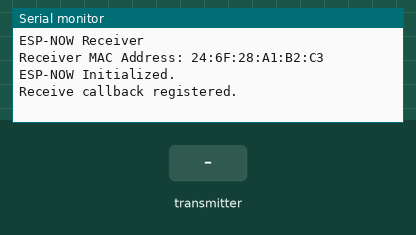
This sketch was run on a simulated ESP32. Parts: the last lines printed to the serial monitor. The test bench sets the inputs (shaded band).

Above: at 1.2 s.
1.3 s: the transmitter starts sending number = 0
At 1.61 s:
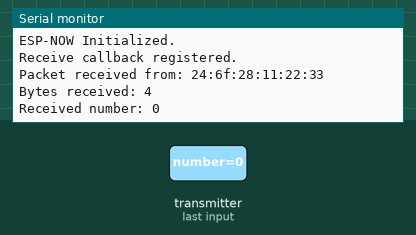
2.8 s: the transmitter starts sending number = 1024
At 3.11 s:
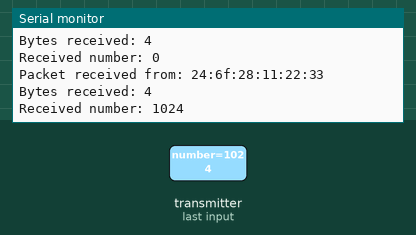

The sketch:

esp-receiver.ino
```cpp
// #include <WiFi.h>

// void setup(){
//   Serial.begin(115200);
//   WiFi.mode(WIFI_STA); // 设置为Station模式以获取MAC地址
//   Serial.println("ESP32 Board MAC Address: ");
//   Serial.println(WiFi.macAddress());
// }

// void loop(){
//   // 不需要循环执行
// }


#include <esp_now.h>
#include <WiFi.h>

// 定义接收数据结构，必须与发送方匹配
typedef struct struct_message {
  int number;
} struct_message;

// 创建一个数据结构变量来存储接收到的数据
struct_message myData;

// ======== 修正后的接收回调函数 ========
// 注意参数列表的变化：第一个参数是 const esp_now_recv_info * info
void OnDataRecv(const esp_now_recv_info * info, const uint8_t *incomingData, int len) {
  // 从 info 结构体中获取发送方的 MAC 地址
  Serial.print("Packet received from: ");
  char macStr[18];
  snprintf(macStr, sizeof(macStr), "%02x:%02x:%02x:%02x:%02x:%02x",
           info->src_addr[0], info->src_addr[1], info->src_addr[2],
           info->src_addr[3], info->src_addr[4], info->src_addr[5]);
  Serial.println(macStr);

  // 检查数据长度是否与预期结构体大小一致
  if (len == sizeof(myData)) {
    memcpy(&myData, incomingData, sizeof(myData)); // 复制接收到的数据
    Serial.print("Bytes received: ");
    Serial.println(len);
    Serial.print("Received number: ");
    Serial.println(myData.number); // 打印接收到的数字
    Serial.println();
  } else {
    Serial.print("Received data of unexpected length: ");
    Serial.println(len);
  }
}

void setup() {
  // 初始化串口通信
  Serial.begin(115200);
  Serial.println("ESP-NOW Receiver");

  // 设置WiFi模式为Station
  WiFi.mode(WIFI_STA);
  Serial.print("Receiver MAC Address: ");
  Serial.println(WiFi.macAddress()); // 再次打印本机MAC地址以供核对

  // 初始化ESP-NOW
  if (esp_now_init() != ESP_OK) {
    Serial.println("Error initializing ESP-NOW");
    return;
  }
  Serial.println("ESP-NOW Initialized.");

  // ======== 使用正确的函数签名注册接收回调 ========
  if (esp_now_register_recv_cb(OnDataRecv) != ESP_OK) {
      Serial.println("Failed to register receive callback");
      return;
  }
   Serial.println("Receive callback registered.");
}

void loop() {
  // ESP-NOW的数据接收是在回调函数中异步处理的，主循环可以留空
  delay(10); // 短暂延时，给系统处理时间
}
```

Measured:
- after the input at 1.3 s, the serial monitor: prints a new line at once (image 1)
- after the input at 2.8 s, the serial monitor: prints a new line at once (image 2)
